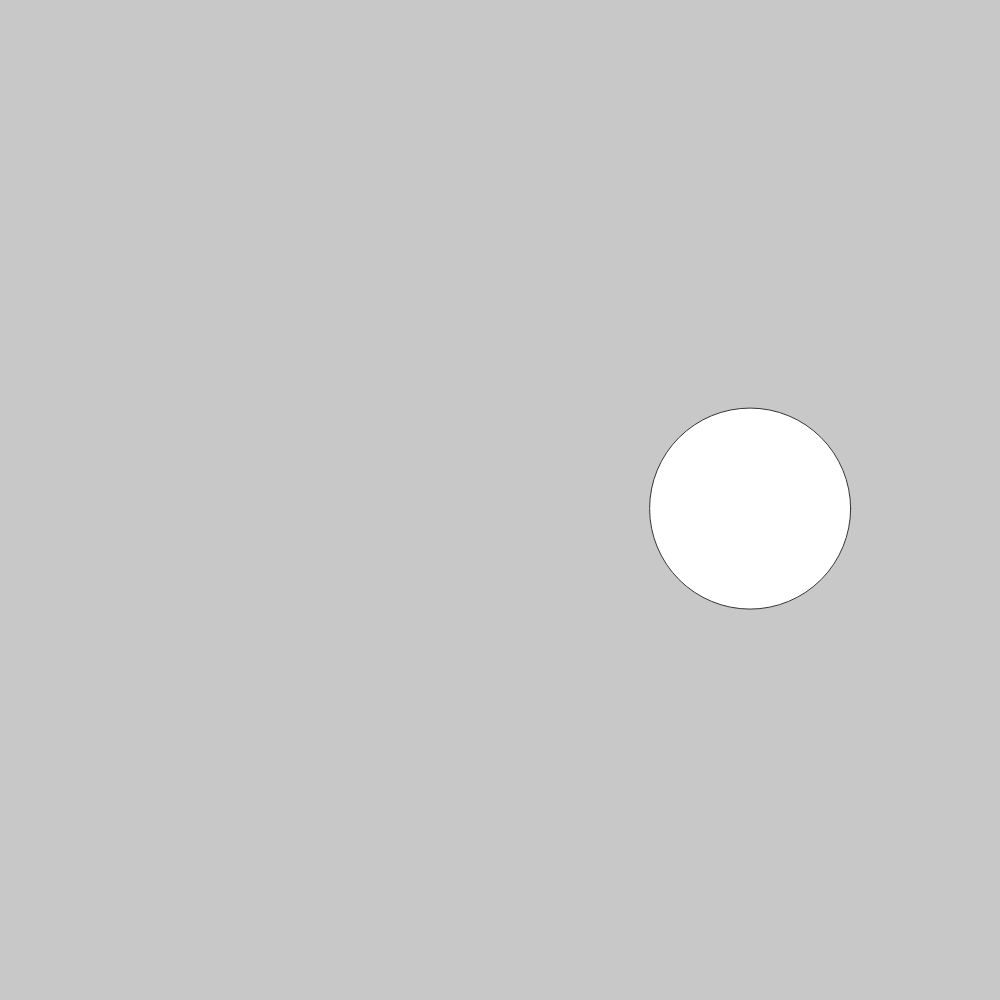
Frame 1 (no input)
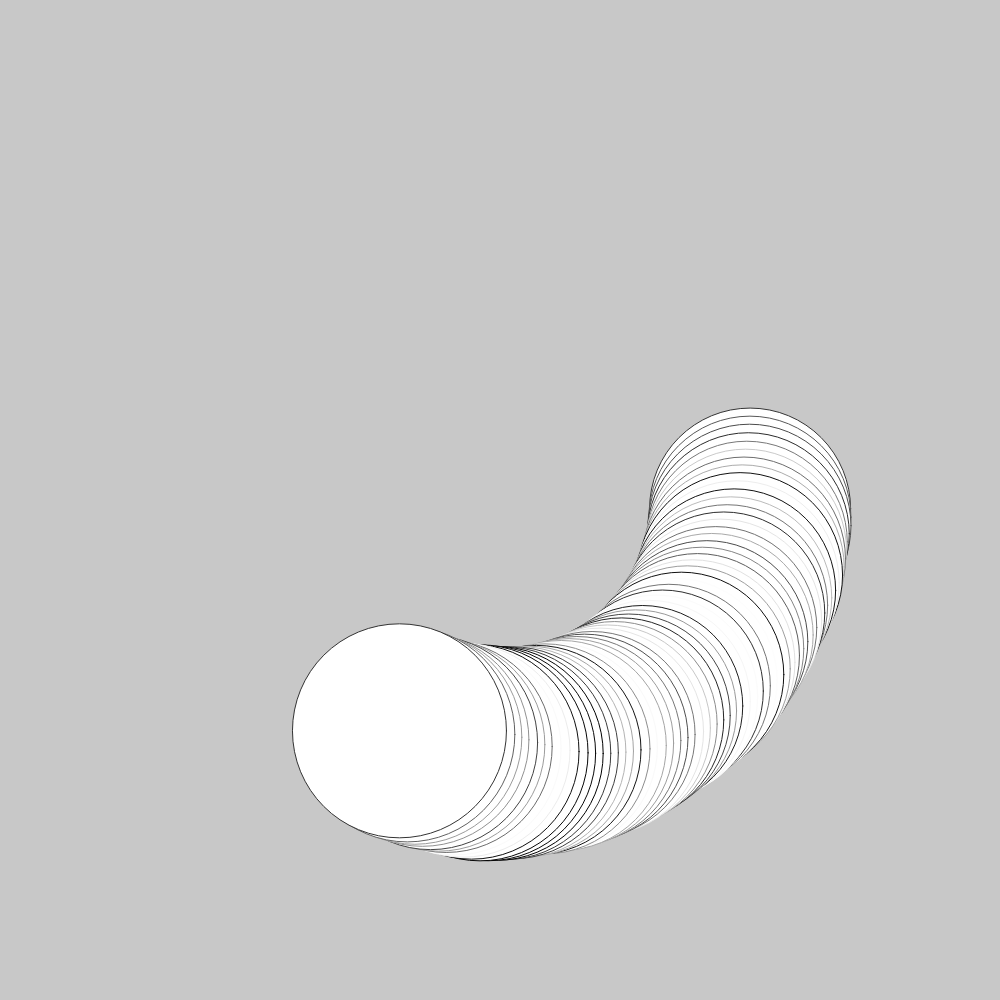
Frame 60 (no input)
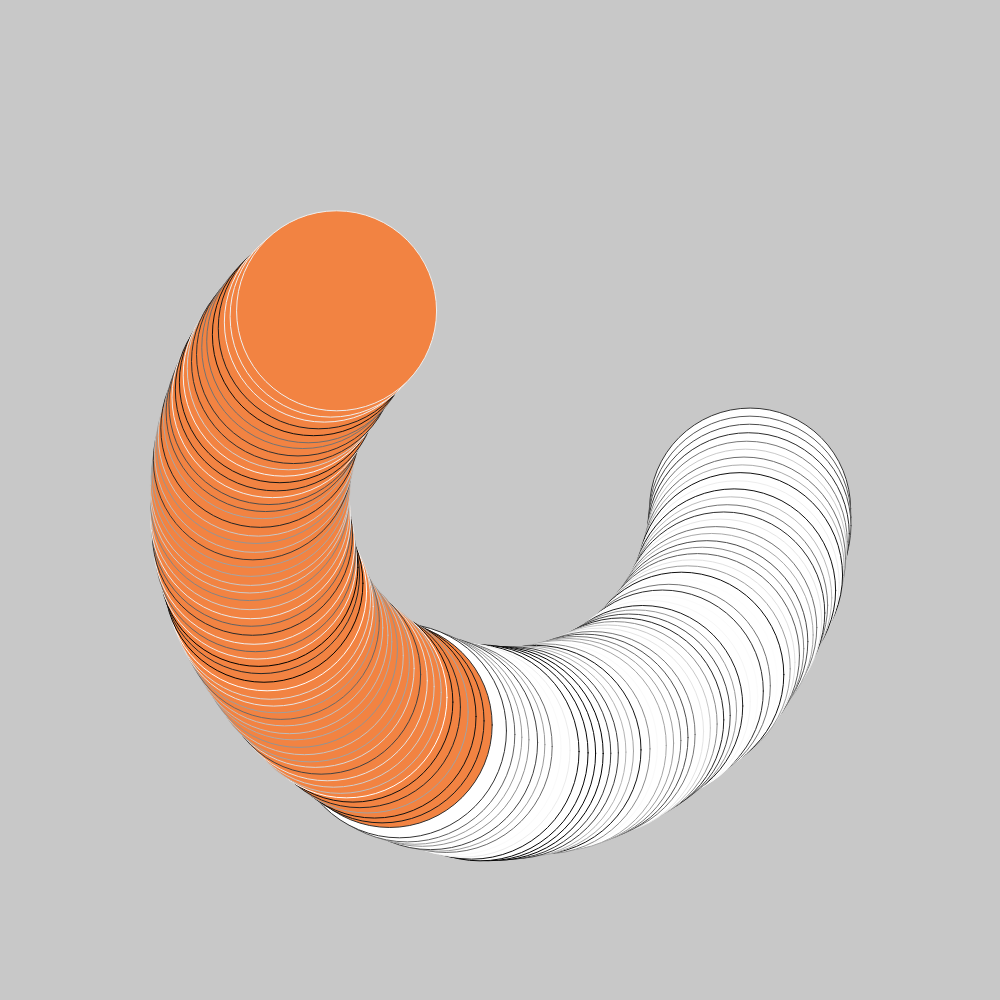
Frame 120 (the mouse pressed at the canvas centre since frame 60)

The p5.js sketch that drew these frames (run headless with seeded random() and noise() and a simulated clock; from frame 60 on, the mouse is pressed at the canvas centre):

// p5.js sketch
// ── sketch.js
var initialSize = 200;
var mutableSize = initialSize;
var speed = 1;
var calculateValue = {
  1: function (mutableSize, speed) { return mutableSize + speed },
  2: function (mutableSize, speed) { return mutableSize - speed },
  3: function (mutableSize, speed) { return mutableSize + speed },
  4: function (mutableSize, speed) { return mutableSize - speed }
};

function setup() {
  createCanvas(1000, 1000);
  background(200);
}

function draw() {
  mutableSize = randomOperator(mutableSize, speed);
  stroke(random(0, 254));
  ellipseMode(CENTER);
  translate(mutableSize / 4, mutableSize / 4);
  translate(p5.Vector.fromAngle(millis() / 500, 250));
  ellipse(450, 450, mutableSize, mutableSize);
}

function randomOperator() {
  let choice = Math.round(random(1, 4));

  return calculateValue[choice](mutableSize, speed);
}

function mousePressed() {
  fill(random(0, 254), random(0, 254), random(0, 254));
  mutableSize = mutableSize - 10;
}
